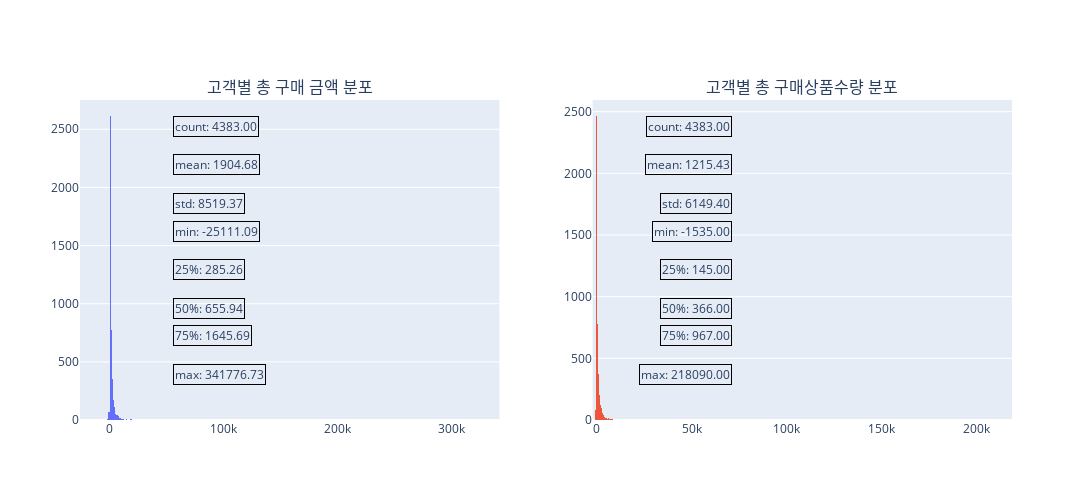

Notebook source saved alongside this figure:
### Markdown cell above
#### 구매크기(Monetary)

### Code cell
# 1x2 서브플롯 생성
fig = make_subplots(rows=1, cols=2, subplot_titles=("고객별 총 구매 금액 분포", "고객별 총 구매상품수량 분포"))

# 고객별 총 구매 금액 분포 추가
cust_total_price = transaction_df.groupby('cust_id')['total_price'].sum()
fig.add_trace(
    go.Histogram(x=cust_total_price, name="총 구매 금액"),
    row=1, col=1
)

# cust_total_price.describe() 을 annotation으로 텍스트 그리기
desc1 = cust_total_price.describe()
for key, value in desc1.items():
    fig.add_annotation(text=f'{key}: {value:.2f}', align='left', showarrow=False, xref='paper', yref='paper', x=0.1, y=0.95 - 0.12 * list(desc1.keys()).index(key), bordercolor='black', borderwidth=1)
# 고객별 총 구매상품수량 분포 추가
cust_total_quantity = transaction_df.groupby('cust_id').agg(total_quantity=('quantity', 'sum'))
fig.add_trace(
    go.Histogram(x=cust_total_quantity['total_quantity'], name="총 구매상품수량"),
    row=1, col=2
)
desc2 = cust_total_quantity['total_quantity'].describe()
for key, value in desc2.items():
    fig.add_annotation(text=f'{key}: {value:.2f}', align='left', showarrow=False, xref='paper', yref='paper', x=0.7, y=0.95 - 0.12 * list(desc2.keys()).index(key), bordercolor='black', borderwidth=1)


# 레이아웃 업데이트
fig.update_layout(height=500, width=1200, showlegend=False)
fig.show()

### Figure 1 — Plotly figure (JSON) as saved in the notebook; plotly's stock layout.template omitted (floating-point values rounded to 4 significant figures; data arrays with more than 128 entries replaced by an {"elided": "..."} marker saying what was removed)
{"data": [{"name": "총 구매 금액", "type": "histogram", "x": {"elided": "4383 float values"}, "xaxis": "x", "yaxis": "y"}, {"name": "총 구매상품수량", "type": "histogram", "x": {"elided": "4383 int values"}, "xaxis": "x2", "yaxis": "y2"}], "layout": {"annotations": [{"font": {"size": 16}, "showarrow": false, "text": "고객별 총 구매 금액 분포", "x": 0.225, "xanchor": "center", "xref": "paper", "y": 1, "yanchor": "bottom", "yref": "paper"}, {"font": {"size": 16}, "showarrow": false, "text": "고객별 총 구매상품수량 분포", "x": 0.775, "xanchor": "center", "xref": "paper", "y": 1, "yanchor": "bottom", "yref": "paper"}, {"align": "left", "bordercolor": "black", "borderwidth": 1, "showarrow": false, "text": "count: 4383.00", "x": 0.1, "xref": "paper", "y": 0.95, "yref": "paper"}, {"align": "left", "bordercolor": "black", "borderwidth": 1, "showarrow": false, "text": "mean: 1904.68", "x": 0.1, "xref": "paper", "y": 0.83, "yref": "paper"}, {"align": "left", "bordercolor": "black", "borderwidth": 1, "showarrow": false, "text": "std: 8519.37", "x": 0.1, "xref": "paper", "y": 0.71, "yref": "paper"}, {"align": "left", "bordercolor": "black", "borderwidth": 1, "showarrow": false, "text": "min: -25111.09", "x": 0.1, "xref": "paper", "y": 0.59, "yref": "paper"}, {"align": "left", "bordercolor": "black", "borderwidth": 1, "showarrow": false, "text": "25%: 285.26", "x": 0.1, "xref": "paper", "y": 0.47, "yref": "paper"}, {"align": "left", "bordercolor": "black", "borderwidth": 1, "showarrow": false, "text": "50%: 655.94", "x": 0.1, "xref": "paper", "y": 0.35, "yref": "paper"}, {"align": "left", "bordercolor": "black", "borderwidth": 1, "showarrow": false, "text": "75%: 1645.69", "x": 0.1, "xref": "paper", "y": 0.23, "yref": "paper"}, {"align": "left", "bordercolor": "black", "borderwidth": 1, "showarrow": false, "text": "max: 341776.73", "x": 0.1, "xref": "paper", "y": 0.11, "yref": "paper"}, {"align": "left", "bordercolor": "black", "borderwidth": 1, "showarrow": false, "text": "count: 4383.00", "x": 0.7, "xref": "paper", "y": 0.95, "yref": "paper"}, {"align": "left", "bordercolor": "black", "borderwidth": 1, "showarrow": false, "text": "mean: 1215.43", "x": 0.7, "xref": "paper", "y": 0.83, "yref": "paper"}, {"align": "left", "bordercolor": "black", "borderwidth": 1, "showarrow": false, "text": "std: 6149.40", "x": 0.7, "xref": "paper", "y": 0.71, "yref": "paper"}, {"align": "left", "bordercolor": "black", "borderwidth": 1, "showarrow": false, "text": "min: -1535.00", "x": 0.7, "xref": "paper", "y": 0.59, "yref": "paper"}, {"align": "left", "bordercolor": "black", "borderwidth": 1, "showarrow": false, "text": "25%: 145.00", "x": 0.7, "xref": "paper", "y": 0.47, "yref": "paper"}, {"align": "left", "bordercolor": "black", "borderwidth": 1, "showarrow": false, "text": "50%: 366.00", "x": 0.7, "xref": "paper", "y": 0.35, "yref": "paper"}, {"align": "left", "bordercolor": "black", "borderwidth": 1, "showarrow": false, "text": "75%: 967.00", "x": 0.7, "xref": "paper", "y": 0.23, "yref": "paper"}, {"align": "left", "bordercolor": "black", "borderwidth": 1, "showarrow": false, "text": "max: 218090.00", "x": 0.7, "xref": "paper", "y": 0.11, "yref": "paper"}], "height": 500, "showlegend": false, "width": 1200, "xaxis": {"anchor": "y", "domain": [0, 0.45]}, "xaxis2": {"anchor": "y2", "domain": [0.55, 1]}, "yaxis": {"anchor": "x", "domain": [0, 1]}, "yaxis2": {"anchor": "x2", "domain": [0, 1]}}}
